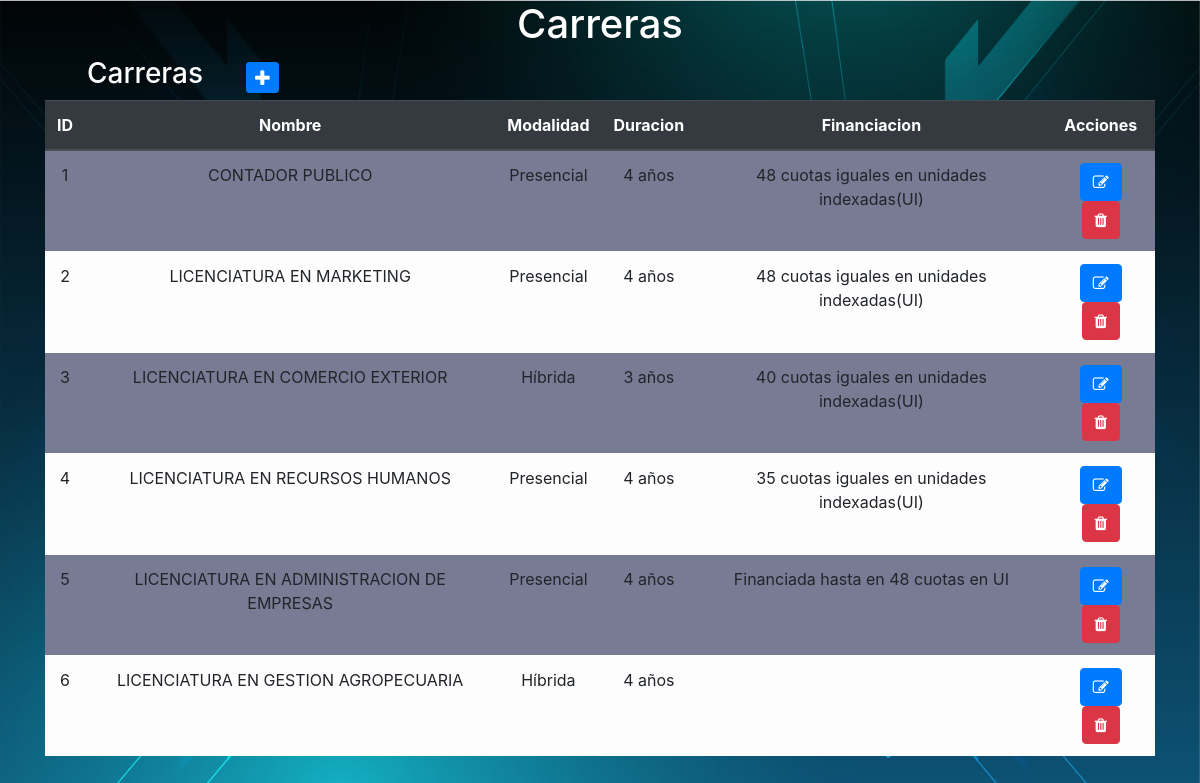
Page /app/carreras/ (signed in) on the earlier database version.
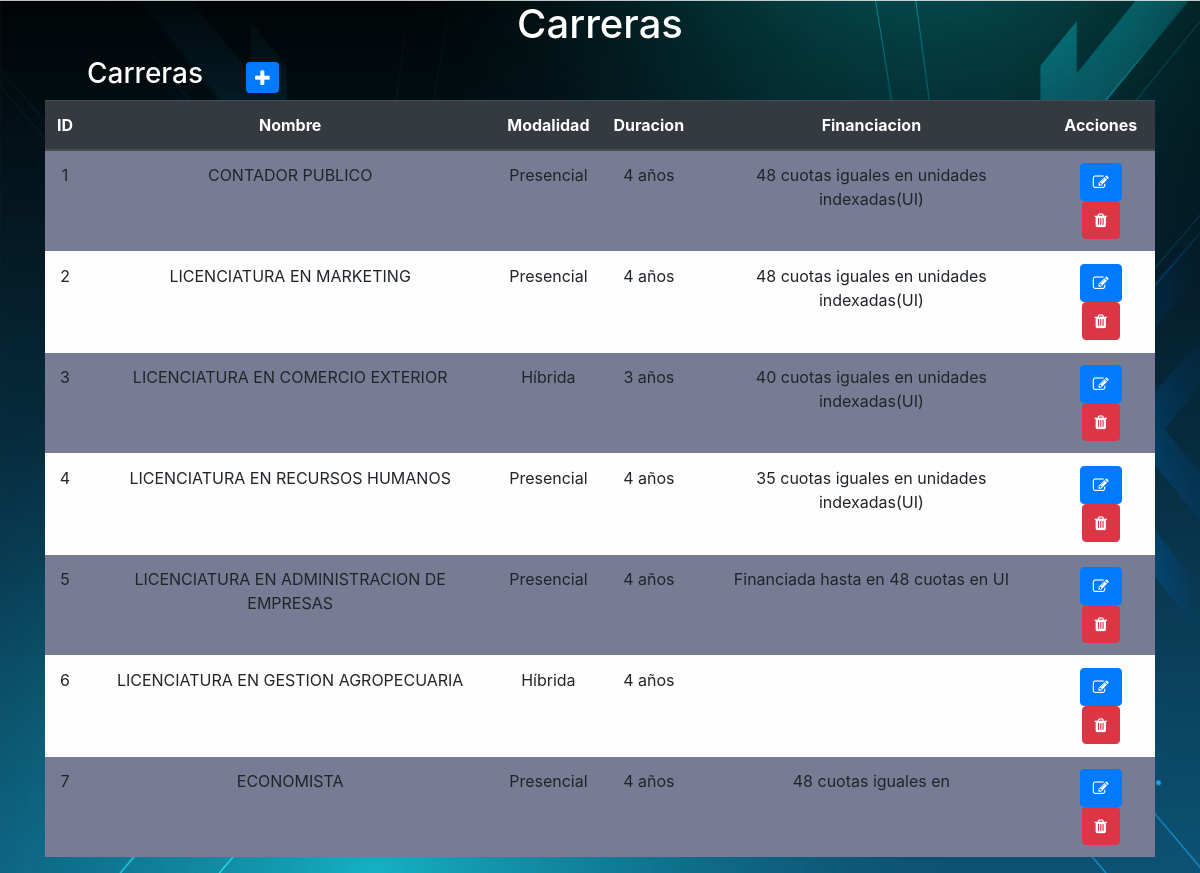
Same page on the later database version.
### app/models.py (models this page shows, shortened)
class Carrera(models.Model):
    nombre = models.CharField(max_length=50)
    modalidad = models.CharField(max_length=20)
    duracion = models.TextField(max_length=20)
    financiacion = models.TextField()

### app/views.py (the view)
# urls.py: path('carreras/', carreras, name="carreras"),
@login_required
def carreras(request):
    ctx = {'carreras': Carrera.objects.all() }
    return render(request, "app/carreras.html", ctx)

### app/templates/app/carreras.html (shortened to what this page needs)
{% load static %}
<!DOCTYPE html>
<html lang="en">
<head>
  <link rel="stylesheet" href="https://maxcdn.bootstrapcdn.com/bootstrap/4.3.1/css/bootstrap.min.css">
  <link rel="stylesheet" href="https://cdnjs.cloudflare.com/ajax/libs/font-awesome/4.7.0/css/font-awesome.min.css">
</head>
<body>
  <div class="container">
      <h1>Carreras</h1>
        <table>
            <tr>
                <td width="200"><h3>Carreras</h3></td>
                <td>
                    <a
                    href="{% url 'create_carrera' %}"
                    class="btn btn-primary btn-sm"
                    ><i class="fa fa-plus fa-lg" title="New Record"> </i>
                    </a>
                </td>
            </tr>
      </table>
      <table class="table table-striped table-light">
        <thead class="thead-dark">
          <tr>
            <th scope="col">ID</th>
            <th scope="col">Nombre</th>
            <th scope="col">Modalidad</th>
            <th scope="col">Duracion</th>
            <th scope="col">Financiacion</th>
            <th scope="col">Acciones</th>
          </tr>
        </thead>
        <tbody>
              {% for carrera in carreras %}
              <tr>
                  <td>{{ carrera.id }}</td>
                  <td>{{ carrera.nombre }}</td>
                  <td>{{ carrera.modalidad }}</td>
                  <td>{{ carrera.duracion }}</td>
                  <td>{{ carrera.financiacion }}</td>
                  <td>
                      <a
                        href="{% url 'update_carrera' carrera.id %}"
                        class="btn btn-primary"
                        style="--bs-btn-padding-y: .25rem; --bs-btn-padding-x: .5rem; --bs-btn-font-size: .75rem;"
                        ><i class="fa fa-edit fa-sm" title="Edit Record"></i>
                      </a>
                      <a
                        href="{% url 'delete_carrera' carrera.id %}"
                        class="btn btn-danger"
                        style="--bs-btn-padding-y: .25rem; --bs-btn-padding-x: .5rem; --bs-btn-font-size: .75rem;"
                        ><i class="fa fa-trash fa-sm" title="Delete Record"></i>
                      </a>
                   </td>
              </tr>
              {% endfor %}
          </tbody>
        </table>
      </div>
    </body>
  </body>
    </html>

Differences in the rows shown:
added Carrera: id "7", nombre "ECONOMISTA", modalidad "Presencial", duracion "4 años", financiacion "48 cuotas iguales en"
